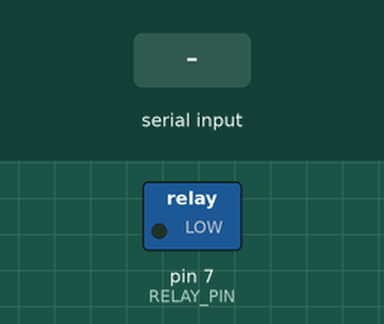
The sketch below on a simulated Arduino Uno, built with avr-gcc and run on an emulated ATmega328P. Shown: switched loads named in the sketch (green lamp = pin HIGH). Inputs (shaded band) come from the test bench. Pins used as bus, display or sensor lines are not drawn.

Above: at 1.2 s.
1.3 s: "0" received over Serial
At 2.7 s:
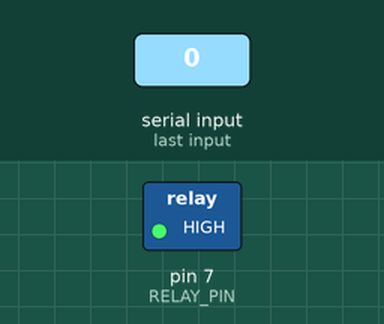
4.3 s: "1" received over Serial
At 5.6 s:
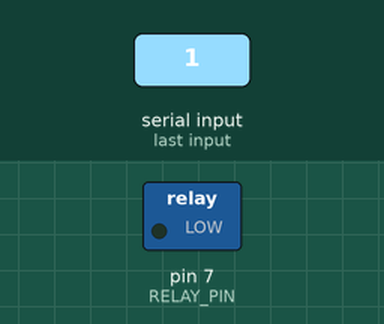
Timing chart, 0 to 7.3 s (numbered marks = the images above; inputs shaded):
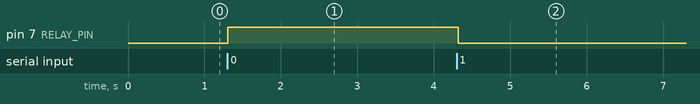

The sketch:

arduino.ino
```cpp
#include <SPI.h>			// incluye libreria bus SPI
#include <MFRC522.h>			// incluye libreria especifica para MFRC522

#define RELAY_PIN 7
#define RST_PIN  9			// constante para referenciar pin de reset
#define SS_PIN  10			// constante para referenciar pin de slave select

MFRC522 mfrc522(SS_PIN, RST_PIN);	// crea objeto mfrc522 enviando pines de slave select y reset

byte LecturaUID[4]; 				// crea array para almacenar el UID leido
byte Usuario1[4]= {0x21, 0x08, 0xDB, 0x2B} ;    // UID de tarjeta leido en programa 1
byte Usuario2[4]= {0xFB, 0x21, 0x32, 0x09} ;    // UID de llavero leido en programa 1

void setup() {
Serial.begin(9600);			// inicializa comunicacion por monitor serie a 9600 bps
  SPI.begin();				// inicializa bus SPI
  mfrc522.PCD_Init();			// inicializa modulo lector
  pinMode(RELAY_PIN, OUTPUT); // Configurar el pin del relé como salida
}

void loop() {


    int notificacion = 2;

    char command = Serial.read(); // Leer el comando recibido

    // Cambiar el estado del relé dependiendo del comando recibido
    if (command == '0') {
      digitalWrite(RELAY_PIN, HIGH); // Encender el relé
    }
    else if (command == '1') {
      digitalWrite(RELAY_PIN, LOW); // Apagar el relé
    }else{
      if ( ! mfrc522.PICC_IsNewCardPresent())		// si no hay una tarjeta presente
        return;						// retorna al loop esperando por una tarjeta

      if ( ! mfrc522.PICC_ReadCardSerial()) 		// si no puede obtener datos de la tarjeta
        return;
      for (byte i = 0; i < mfrc522.uid.size; i++) {	// bucle recorre de a un byte por vez el UID

      if (mfrc522.uid.uidByte[i] < 0x10){		// si el byte leido es menor a 0x10
        //Serial.print(" 0");				// imprime espacio en blanco y numero cero
        }
        else{						// sino
          //Serial.print(" ");				// imprime un espacio en blanco
          }
          //Serial.print(mfrc522.uid.uidByte[i], HEX);   	// imprime el byte del UID leido en hexadecimal
          LecturaUID[i]=mfrc522.uid.uidByte[i];   	// almacena en array el byte del UID leido
          }

          //Serial.print("\t");   			// imprime un espacio de tabulacion

          if(comparaUID(LecturaUID, Usuario1) )		// llama a funcion comparaUID con Usuario1
            notificacion = 0;
          else if(comparaUID(LecturaUID, Usuario2 ))	// llama a funcion comparaUID con Usuario2
            notificacion =1;

          if(comparaUID(LecturaUID, Usuario1) )		// llama a funcion comparaUID con Usuario1
            Serial.println(notificacion);
          else if(comparaUID(LecturaUID, Usuario2 ))	// llama a funcion comparaUID con Usuario2
            Serial.println(notificacion);
           else						// si retorna falso
            //Serial.println("No te conozco"); 		// muestra texto equivalente a acceso denegado
                  notificacion=2;
                  mfrc522.PICC_HaltA();
          notificacion=2;
    }

    // Esperar un corto tiempo antes de continuar (si es necesario)
    delay(10);


}

boolean comparaUID(byte lectura[],byte usuario[])	// funcion comparaUID
{
  for (byte i=0; i < mfrc522.uid.size; i++){		// bucle recorre de a un byte por vez el UID
  if(lectura[i] != usuario[i])				// si byte de UID leido es distinto a usuario
    return(false);					// retorna falso
  }
  return(true);						// si los 4 bytes coinciden retorna verdadero
}
```

Measured:
- after the input at 1.3 s, pin 7 (RELAY_PIN): LOW → HIGH at once
- after the input at 4.3 s, pin 7 (RELAY_PIN): HIGH → LOW at once
